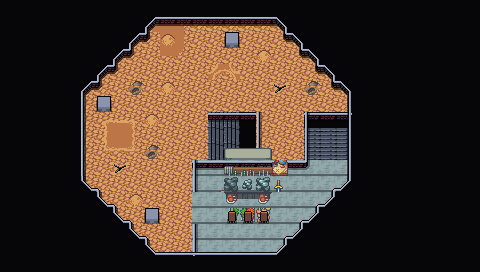

Rendered tile map (Tiled .tmx) drawn with the repository's tilesets; below, a short description and the map source with its tile grids summarised:
An orthogonal 30x17 tile map with 16x16 px tiles, 5 tile layers (Collision, Background, Walls, Ornamental Walls, ...), 3 tilesets and 18 objects.

<map version="1.10" tiledversion="1.10.2" orientation="orthogonal" renderorder="right-down" width="30" height="17" tilewidth="16" tileheight="16" infinite="0" nextlayerid="9" nextobjectid="106">
 <editorsettings>
  <export target="wastetown..tmx" format="tmx" />
 </editorsettings>
 <properties><property name="dungeonEffect" value="{&quot;startBattleWithCard&quot;: [&quot;Serra Aviary|HML&quot;]}" /></properties><tileset firstgid="1" source="../../../../common/maps/tileset/main.tsx" />
 <tileset firstgid="10113" source="../../../../common/maps/tileset/buildings.tsx" />
 <tileset firstgid="11905" source="../../../../common/maps/tileset/dungeon.tsx" />
 <layer id="8" name="Collision" width="30" height="17">
  <data>[510 cells, 12 non-empty, 1 distinct tile ids]</data>
 </layer>
 <layer id="1" name="Background" width="30" height="17">
  <data>[510 cells, 510 non-empty, 14 distinct tile ids]</data>
 </layer>
 <layer id="2" name="Walls" width="30" height="17">
  <data>[510 cells, 384 non-empty, 32 distinct tile ids]</data>
 </layer>
 <layer id="7" name="Ornamental Walls" width="30" height="17">
  <data>[510 cells, 81 non-empty, 23 distinct tile ids]</data>
 </layer>
 <layer id="3" name="Clutter" width="30" height="17">
  <properties>
   <property name="spriteLayer" type="bool" value="true" />
  </properties>
  <data>[510 cells, 28 non-empty, 20 distinct tile ids]</data>
 </layer>
 <objectgroup id="4" name="Objects">
  <object id="87" template="../../../../common/maps/obj/door_down.tx" x="308.384" y="159.596" width="39.283" height="32.2627">
   <properties>
    <property name="teleport" value="../Shandalar Old Border/maps/map/aerie/aerie_4.tmx" />
    <property name="teleportObjectId" value="87" />
   </properties>
  </object>
  <object id="88" template="../../../../common/maps/obj/door_right.tx" x="209" y="160" width="46.5" height="41.6667">
   <properties>
    <property name="direction" value="right" />
    <property name="teleport" value="../Shandalar Old Border/maps/map/aerie/aerie_2.tmx" />
    <property name="teleportObjectId" value="91" />
   </properties>
  </object>
  <object id="89" template="../../../../common/maps/obj/enemy.tx" x="186.348" y="216.593">
   <properties>
    <property name="enemy" value="Aerie Guard" />
    <property name="threatRange" type="int" value="30" />
    <property name="waypoints" value="96,97,98,99,98,97,96,95,100,94,101,102,101,94,100,95" />
   </properties>
  </object>
  <object id="90" template="../../../../common/maps/obj/enemy.tx" x="224.667" y="41">
   <properties>
    <property name="enemy" value="Falcon" />
    <property name="threatRange" type="int" value="30" />
   </properties>
  </object>
  <object id="92" template="../../../../common/maps/obj/enemy.tx" x="96" y="106.333">
   <properties>
    <property name="enemy" value="Falcon" />
    <property name="threatRange" type="int" value="50" />
   </properties>
  </object>
  <object id="93" template="../../../../common/maps/obj/enemy.tx" x="144" y="218">
   <properties>
    <property name="enemy" value="Falcon" />
    <property name="threatRange" type="int" value="30" />
   </properties>
  </object>
  <object id="94" template="../../../../common/maps/obj/waypoint.tx" x="178.667" y="91" />
  <object id="95" template="../../../../common/maps/obj/waypoint.tx" x="166.333" y="219" />
  <object id="96" template="../../../../common/maps/obj/waypoint.tx" x="203.667" y="219.667" />
  <object id="97" template="../../../../common/maps/obj/waypoint.tx" x="204" y="247" />
  <object id="98" template="../../../../common/maps/obj/waypoint.tx" x="258" y="246.667" />
  <object id="99" template="../../../../common/maps/obj/waypoint.tx" x="309" y="191" />
  <object id="100" template="../../../../common/maps/obj/waypoint.tx" x="145" y="140.333" />
  <object id="101" template="../../../../common/maps/obj/waypoint.tx" x="275" y="87" />
  <object id="102" template="../../../../common/maps/obj/waypoint.tx" x="274.667" y="147" />
  <object id="103" template="../../../../common/maps/obj/gold.tx" x="276.333" y="158.333" />
  <object id="104" template="../../../../common/maps/obj/treasure.tx" x="86.3333" y="132.333">
   <properties>
    <property name="reward">[
  {
      "type": "card",
      "probability": 1,
      "count": 1,
      "addMaxCount": 5,
      "colors": [
        "White",
        "Blue",
        "Green"
      ],
      "rarity": [
        "Common",
        "Rare",
        "Uncommon"
      ],
      "subTypes": [
        "Bird"
      ],
      "cardTypes": [
        "Creature"
      ]
    }
]</property>
   </properties>
  </object>
  <object id="105" template="../../../../common/maps/obj/manashards.tx" x="187.667" y="43" />
 </objectgroup>
</map>
